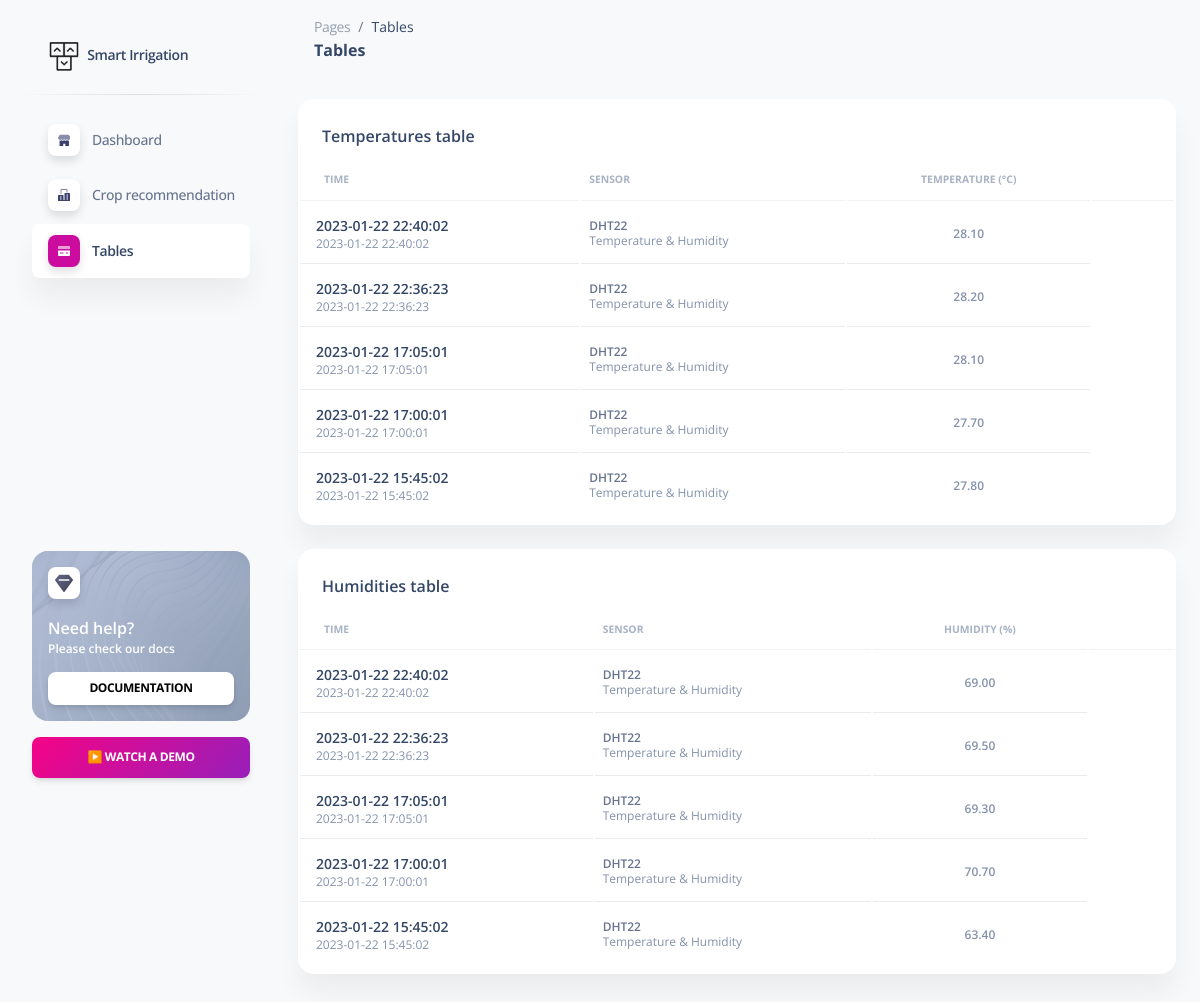
Before: /home/tables with the older database file.
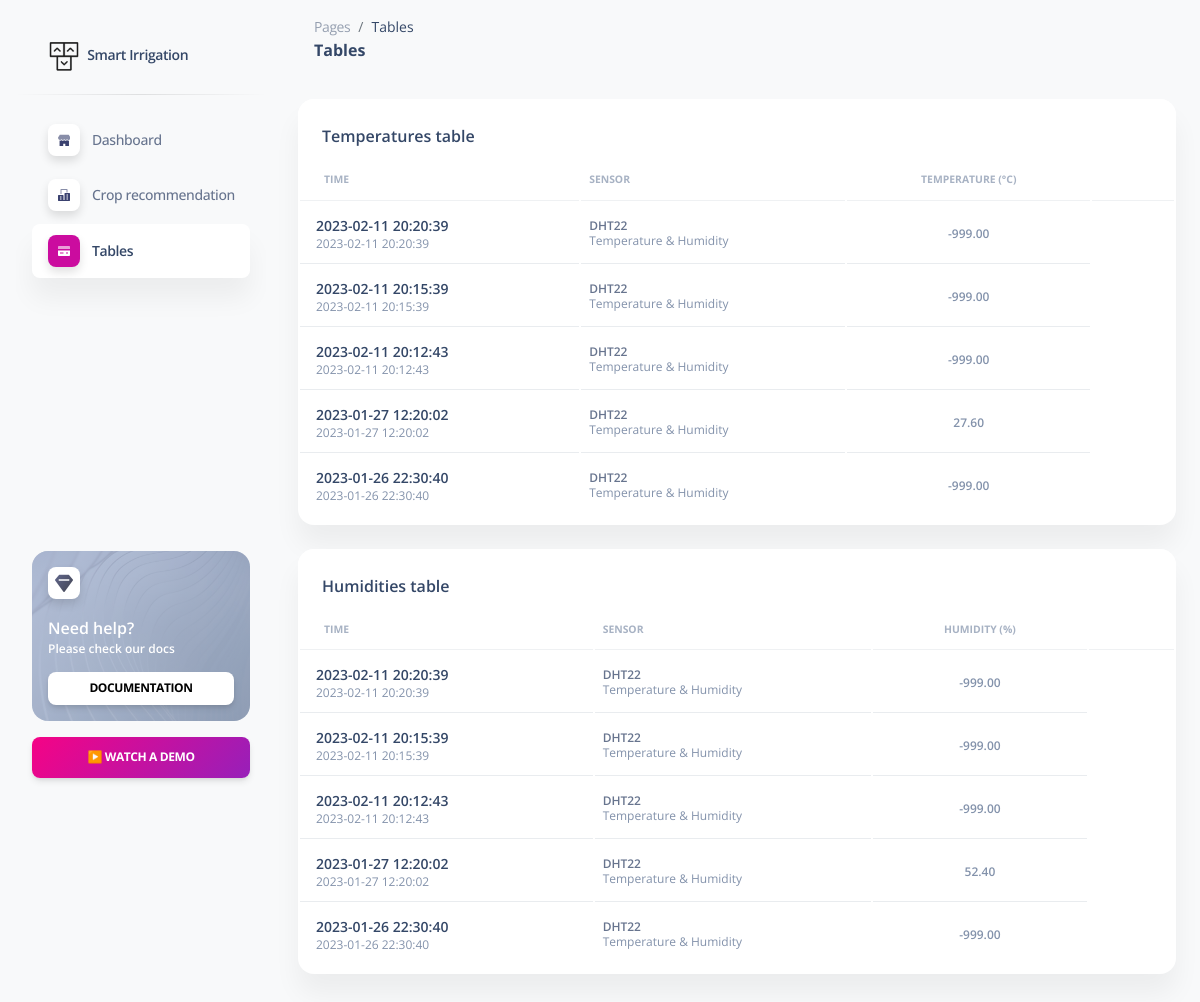
After: the same page with the newer database file.
### tables this page shows
CREATE TABLE temperatures (rDatetime datetime, sensorID text, temp numeric);

CREATE TABLE humidities (rDatetime datetime, sensorID text, hum numeric);

### app.py (the view)
@app.route("/home/tables")
def tables():
    import sqlite3
    conn=sqlite3.connect('/var/www/major_project/app.db')
    curs=conn.cursor()
    curs.execute("SELECT * FROM temperatures ORDER BY rDatetime DESC LIMIT 5")
    temperatures = curs.fetchall()
    curs.execute("SELECT * FROM humidities ORDER BY rDatetime DESC LIMIT 5")
    humidities = curs.fetchall()
    conn.close()
    return render_template("tables.html",temp=temperatures,hum=humidities)

### templates/tables.html (shortened to what the changed rows need)
<!DOCTYPE html>
<html lang="en">
  <head>
    <link href="/static/assets/css/nucleo-icons.css" rel="stylesheet" />
    <link href="/static/assets/css/nucleo-svg.css" rel="stylesheet" />
    <link href="/static/assets/css/nucleo-svg.css" rel="stylesheet" />
    <link
      id="pagestyle"
      href="/static/assets/css/soft-ui-dashboard.css?v=1.0.7"
      rel="stylesheet"
    />
  </head>
  <body class="g-sidenav-show bg-gray-100">
    <main
      class="main-content position-relative max-height-vh-100 h-100 border-radius-lg"
    >
      <div class="container-fluid py-4">
        <div class="row">
          <div class="col-12">
            <div class="card mb-4">
              <div class="card-body px-0 pt-0 pb-2">
                <div class="table-responsive p-0">
                  <table class="table align-items-center mb-0">
                    <thead>
                      <tr>
                        <th
                          class="text-uppercase text-secondary text-xxs font-weight-bolder opacity-7"
                        >
                          Time
                        </th>
                        <th
                          class="text-uppercase text-secondary text-xxs font-weight-bolder opacity-7 ps-2"
                        >
                          Sensor
                        </th>
                        <th
                          class="text-center text-uppercase text-secondary text-xxs font-weight-bolder opacity-7"
                        >
                          Temperature (°C)
                        </th>
                        <th class="text-secondary opacity-7"></th>
                      </tr>
                    </thead>
                    <tbody>
                        {% for row in temp %}
                        <tr>
                        <td>
                          <div class="d-flex px-2 py-1">
                            <div
                              class="d-flex flex-column justify-content-center"
                            >
                              <h6 class="mb-0 text-sm">{{row[0]}}</h6>
                              <p class="text-xs text-secondary mb-0">
                                {{row[0]}}
                              </p>
                            </div>
                          </div>
                        </td>
                        <td>
                          {% if row[1] == "1" %}
                            <p class="text-xs font-weight-bold mb-0">DHT22</p>
                            <p class="text-xs text-secondary mb-0">
                                Temperature & Humidity
                            </p>
                          {% elif row[1] == "2" %}
                            <p class="text-xs font-weight-bold mb-0">Soil</p>
                            <p class="text-xs text-secondary mb-0">
                                Moisture sensor
                            </p>
                          {% else %}
                            <p class="text-xs font-weight-bold mb-0">Unknown</p>
                            <p class="text-xs text-secondary mb-0">
                                Unknown
                            </p>
                          {% endif %}
                        </td>
                        <td class="align-middle text-center">
                          <span class="text-secondary text-xs font-weight-bold"
                            >{{'%0.2f'|format(row[2])}}</span
                          >
                        </td>
                      </tr>
                      {% endfor %}
                    </tbody>
                  </table>
                </div>
              </div>
            </div>
          </div>
        </div>
        <div class="row">
          <div class="col-12">
            <div class="card mb-4">
              <div class="card-body px-0 pt-0 pb-2">
                <div class="table-responsive p-0">
                  <table class="table align-items-center mb-0">
                    <thead>
                      <tr>
                        <th
                          class="text-uppercase text-secondary text-xxs font-weight-bolder opacity-7"
                        >
                          Time
                        </th>
                        <th
                          class="text-uppercase text-secondary text-xxs font-weight-bolder opacity-7 ps-2"
                        >
                          Sensor
                        </th>
                        <th
                          class="text-center text-uppercase text-secondary text-xxs font-weight-bolder opacity-7"
                        >
                          Humidity (%)
                        </th>
                        <th class="text-secondary opacity-7"></th>
                      </tr>
                    </thead>
                    <tbody>
                        {% for row in hum %}
                        <tr>
                        <td>
                          <div class="d-flex px-2 py-1">
                            <div
                              class="d-flex flex-column justify-content-center"
                            >
                              <h6 class="mb-0 text-sm">{{row[0]}}</h6>
                              <p class="text-xs text-secondary mb-0">
                                {{row[0]}}
                              </p>
                            </div>
                          </div>
                        </td>
                        <td>
                          {% if row[1] == "1" %}
                            <p class="text-xs font-weight-bold mb-0">DHT22</p>
                            <p class="text-xs text-secondary mb-0">
                                Temperature & Humidity
                            </p>
                          {% elif row[1] == "2" %}
                            <p class="text-xs font-weight-bold mb-0">Soil</p>
                            <p class="text-xs text-secondary mb-0">
                                Moisture sensor
                            </p>
                          {% else %}
                            <p class="text-xs font-weight-bold mb-0">Unknown</p>
                            <p class="text-xs text-secondary mb-0">
                                Unknown
                            </p>
                          {% endif %}
                        </td>
                        <td class="align-middle text-center">
                          <span class="text-secondary text-xs font-weight-bold"
                            >{{'%0.2f'|format(row[2])}}</span
                          >
                        </td>
                      </tr>
                      {% endfor %}
                    </tbody>
                  </table>
                </div>
              </div>
            </div>
          </div>
        </div>
      </div>
    </main>
  </body>
</html>

Changed rows visible on the page:
removed temperatures: rDatetime "2023-01-22 22:40:02", sensorID "DHT22", temp "28.10"
removed temperatures: rDatetime "2023-01-22 22:36:23", sensorID "DHT22", temp "28.20"
removed temperatures: rDatetime "2023-01-22 17:05:01", sensorID "DHT22", temp "28.10"
removed temperatures: rDatetime "2023-01-22 17:00:01", sensorID "DHT22", temp "27.70"
removed temperatures: rDatetime "2023-01-22 15:45:02", sensorID "DHT22", temp "27.80"
removed humidities: rDatetime "2023-01-22 22:40:02", sensorID "DHT22", hum "69.00"
removed humidities: rDatetime "2023-01-22 22:36:23", sensorID "DHT22", hum "69.50"
removed humidities: rDatetime "2023-01-22 17:05:01", sensorID "DHT22", hum "69.30"
removed humidities: rDatetime "2023-01-22 17:00:01", sensorID "DHT22", hum "70.70"
removed humidities: rDatetime "2023-01-22 15:45:02", sensorID "DHT22", hum "63.40"
now on this page (row edited): temperatures: rDatetime "2023-02-11 20:20:39", sensorID "DHT22", temp "-999.00"
now on this page (row edited): temperatures: rDatetime "2023-02-11 20:15:39", sensorID "DHT22", temp "-999.00"
now on this page (row edited): temperatures: rDatetime "2023-02-11 20:12:43", sensorID "DHT22", temp "-999.00"
now on this page (row edited): temperatures: rDatetime "2023-01-27 12:20:02", sensorID "DHT22", temp "27.60"
now on this page (row edited): temperatures: rDatetime "2023-01-26 22:30:40", sensorID "DHT22", temp "-999.00"
now on this page (row edited): humidities: rDatetime "2023-02-11 20:20:39", sensorID "DHT22", hum "-999.00"
now on this page (row edited): humidities: rDatetime "2023-02-11 20:15:39", sensorID "DHT22", hum "-999.00"
now on this page (row edited): humidities: rDatetime "2023-02-11 20:12:43", sensorID "DHT22", hum "-999.00"
now on this page (row edited): humidities: rDatetime "2023-01-27 12:20:02", sensorID "DHT22", hum "52.40"
now on this page (row edited): humidities: rDatetime "2023-01-26 22:30:40", sensorID "DHT22", hum "-999.00"
